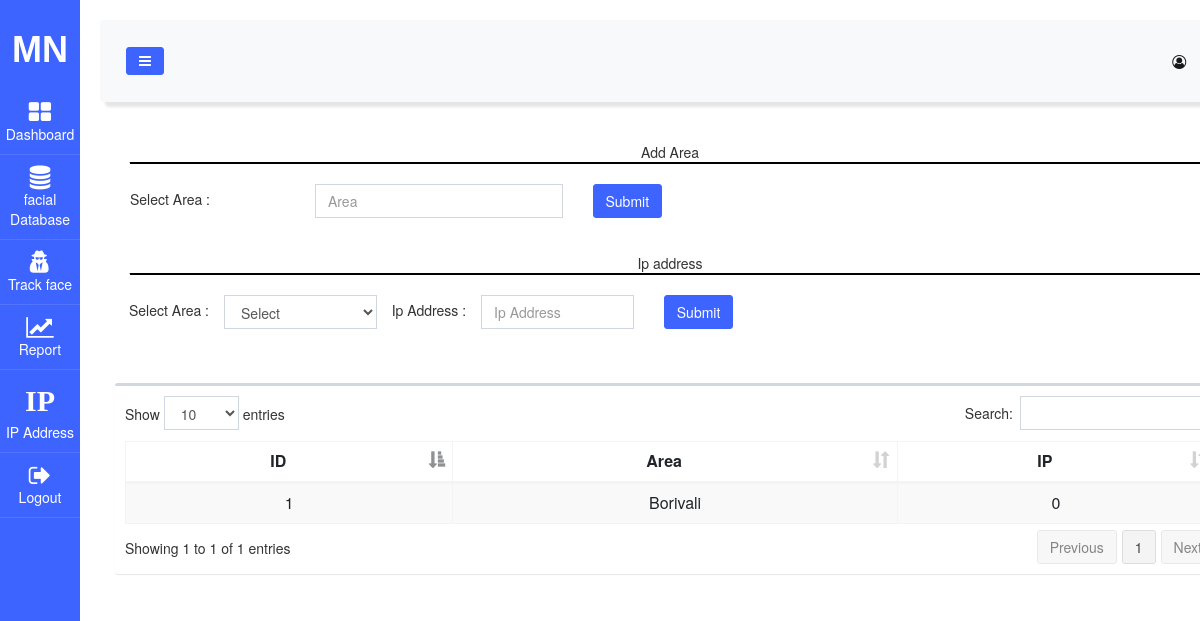
The page /d6df1ab7ac275f8c7aff9d010ccfd0db08bbe2d8/ on the database its author committed.
### face_app/models.py (models this page shows, shortened)
class ip_address(models.Model):
    area = models.CharField(max_length = 50)
    ip = models.CharField(max_length = 50)
    port = models.CharField(max_length = 50)
    strs = models.CharField(max_length = 50)
    status=models.PositiveSmallIntegerField(default=0)

### face_app/views.py (the view)
# urls.py: path('d6df1ab7ac275f8c7aff9d010ccfd0db08bbe2d8/',views.settings,name='settings'),
def settings(request):
    retrive_area = location.objects.all()
    area12 = request.POST.get('area')
    if area12 != '' and area12 is not None:
        add_area = location()
        add_area.area = area12
        add_area.save()
    cam_add = request.POST.get('cam_add')
    ip = request.POST.get('ip')
    if cam_add != '' and cam_add is not None and ip != '' and ip is not None:
        add_cam = ip_address()
        add_cam.area = cam_add
        add_cam.ip = ip
        add_cam.save()
    records = ip_address.objects.all()
    return render(request,'setting.html',{ 'retrive_area': retrive_area,'records': records})

### templates/setting.html (shortened to what this page needs)
{% extends "main_page.html" %}
{% load staticfiles %}
{% block customCSS %}
<link href="{% static 'css/adminlte.min.css' %}" rel="stylesheet" />
<link href="{% static 'css/dataTables.bootstrap.min.css' %}" rel="stylesheet" />
{% endblock %}
{% block body_block %}
  <div class="container-fluid"><br>
    <center>Add Area</center>
    <hr class="" style="width:100%; margin:0; border:0.5px solid black; border-radius: 0.25px;"><br/>
    <form action="" method="post" id="area_form">
      <div class="row">
        <div class="col-sm-2">
            <p style="padding-top:5px;" nowrap>Select Area :</p>
        </div>
        <div class="col-sm-3">
          <input type="text" name="area" class="form-control" placeholder="Area"/>
        </div>
        <div class="col-sm-2">
          <button type="Submit" name="button" class="btn btn-primary">Submit</button>
        </div>
      </div>
    </form>
    <br/>
    <center>Ip address</center>
    <hr class="" style="width:100%; margin:0; border:0.5px solid black; border-radius: 0.25px;"><br/>
    <form action="" method="post" id="ip_form">
      <div class="row" style="padding-left:1em;">
        <div class="">
          <p style="padding-top:5px;" nowrap>Select Area :</p>
        </div>
        <div class="col-sm-2">
          <select name="cam_add" class="form-control">
            <option value="">Select</option>
          </select>
        </div>
        <div class="" nowrap>
          <p style="padding-top:5px;" nowrap>Ip Address :</p>
        </div>
        <div class="col-sm-2">
          <input type="text" name="ip" class="form-control" placeholder="Ip Address"/><br>
        </div>
        <div class="col-sm-1">
          <button type="Submit" name="button" class="btn btn-primary">Submit</button>
        </div>
      </div>
    </form>
  </div>
  <br>
    <div class="box">
      <div class="box-body">
        <table id="example1" class="table table-bordered table-striped table-hover responsive">
          <thead>
            <tr>
              <th><center>ID</center></th>
              <th><center>Area</center></th>
              <th><center>IP</center></th>
            </tr>
          </thead>
          <tbody>
            {% for r in records%}
              <tr>
                <td nowrap><center>{{r.id}}</center></td>
                <td>
                  <center>
                    {{r.area}}
                  </center>
                </td>
                <td nowrap data-tooltip="true" title="Double click to edit">
                  <center>{{r.ip}}</center>
                </td>
              </tr>
            {% endfor %}
          </tbody>
        </table>
      </div>
    </div>
  </div>
{% endblock %}

### rows shown on the page
ip_address: id "1", area "Borivali", ip "0"
